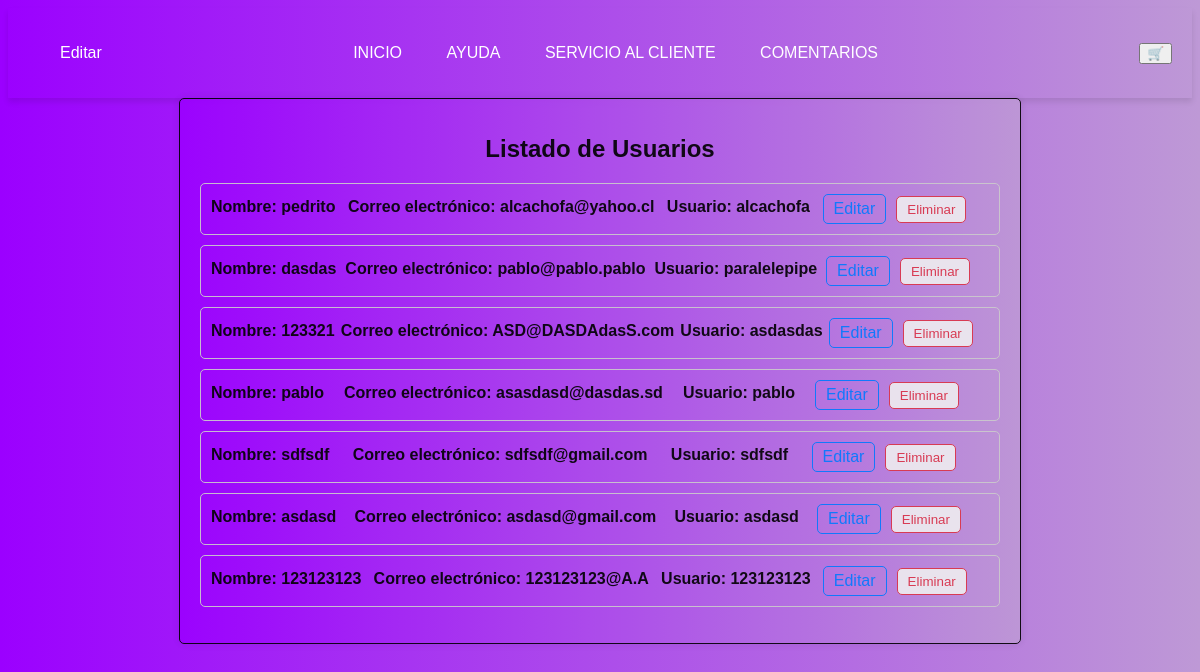
The app's page /lista/ with its own data.
### Febati_APP_85/models.py (models this page shows, shortened)
class Usuario(models.Model):
    id = models.AutoField(primary_key=True)
    nombre = models.CharField(max_length=20, blank=True, null=True)
    correo = models.EmailField(unique=True, max_length=100, blank=True, null=True)
    usuario = models.CharField(max_length=14, blank=True, null=True)
    contraseña = models.CharField(max_length=16, blank=True, null=True)

### Febati_APP_85/views.py (the view)
# urls.py: path('lista/', views.prueba, name='vistaL'),
def prueba(request):
    usuarios = Usuario.objects.all()
    context = {"usuarios": usuarios}
    return render(request, 'prueba.html', context)

### Febati_APP_85/Templates/prueba.html (shortened to what this page needs)
<!DOCTYPE html>
{% load static %}
<html lang="es">
<head>
    <link rel="stylesheet" href="{% static 'Styles/Diseño_LO_85.css' %}">
</head>
<body>
    <header class="d-flex justify-content-between align-items-center">
        <nav id="PANEL">
            <li><a href="/lista">Editar</a></li>
        </nav>
        <nav id="PANEL">
            <ul>
                <li><a href="{% url 'INICIO' %}">INICIO</a></li>
                <li><a href="{% url 'AYUDA' %}">AYUDA</a></li>
                <li><a href="/SE/">SERVICIO AL CLIENTE</a></li>
                <li><a href="/CS/">COMENTARIOS</a></li>
            </ul>
        </nav>
    <a href="/carrito/"><button type="button" class="btn btn-outline-light">🛒</button></a>
    </header>
 <div class="container">
    <h1>Listado de Usuarios</h1>
    <ul class="user-list">
        {% for usuario in usuarios %}
        <li>
            <div class="user-details">Nombre: {{ usuario.nombre }}</div>
            <div class="user-details">Correo electrónico: {{ usuario.correo }}</div>
            <div class="user-details">Usuario: {{ usuario.usuario }}</div>
            <div class="user-actions">
                <a href="{% url 'editar_usuario' usuario.pk %}" class="btn-editar">Editar</a>
                <form method="POST" action="{% url 'eliminar_usuario' usuario.pk %}" class="form-eliminar">
                    <button type="submit" class="btn-eliminar">Eliminar</button>
                </form>
            </div>
            <br>
        </li>
        {% endfor %}
    </ul>
 </div>
</body>
</html>

### Febati_APP_85/static/Styles/Diseño_LO_85.css (style rules this page uses)
body { font-family: Arial, sans-serif; background: rgb(155,0,255); background: linear-gradient(90deg, rgba(155,0,255,1) 0%, rgba(190,153,214,1) 100%); }
header { display: flex; justify-content: space-between; align-items: center; background-color: transparent; color: transparent; padding: 20px; box-shadow: 0 4px 6px #0000001a; }
nav ul { list-style-type: none; padding: 0; }
nav ul li { display: inline; margin-right: 20px; }
nav ul li a { color: #fff; text-decoration: none; }
#PANEL a { text-decoration: none; color: #ffffff; padding: 5px 10px; border-radius: 5px; transition: background-color 0.3s, color 0.3s; }
.container { max-width: 800px; margin: 0 auto; padding: 20px; background: linear-gradient(90deg, rgba(155,0,255,1) 0%, rgba(190,153,214,1) 100%); border: 1px solid #000000; border-radius: 5px; box-shadow: 0 0 10px rgba(0, 0, 0, 0.1); opacity: .9; }
.container h1 { font-size: 24px; margin-bottom: 20px; text-align: center; }
.user-list { list-style-type: none; padding: 0; }
.user-list li { border: 1px solid #ccc; margin-bottom: 10px; padding: 10px; border-radius: 5px; display: flex; justify-content: space-between; align-items: center; }
.user-details { font-weight: bold; margin-bottom: 5px; }
.user-actions { display: flex; align-items: center; }
.btn-editar, .btn-eliminar { text-decoration: none; color: #007bff; margin-right: 10px; padding: 5px 10px; border: 1px solid #007bff; border-radius: 5px; }
.btn-eliminar { color: #dc3545; border-color: #dc3545; }
.form-eliminar { margin: 0; }

### records on screen
Usuario: nombre "pedrito", correo "alcachofa@yahoo.cl", usuario "alcachofa"
Usuario: nombre "dasdas", correo "pablo@pablo.pablo", usuario "paralelepipe"
Usuario: nombre "123321", correo "ASD@DASDAdasS.com", usuario "asdasdas"
Usuario: nombre "pablo", correo "asasdasd@dasdas.sd", usuario "pablo"
Usuario: nombre "sdfsdf", correo "sdfsdf@gmail.com", usuario "sdfsdf"
Usuario: nombre "asdasd", correo "asdasd@gmail.com", usuario "asdasd"
Usuario: nombre "123123123", correo "123123123@A.A", usuario "123123123"
